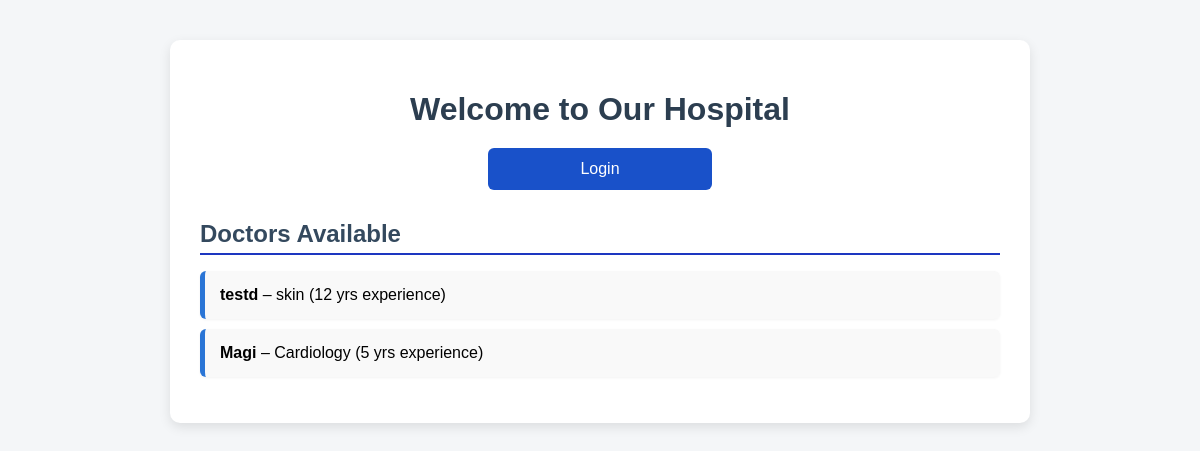
The page / on the database its author committed.
### tables this page shows
CREATE TABLE doctors (
            id INTEGER PRIMARY KEY AUTOINCREMENT,
            name TEXT NOT NULL,
            specialization TEXT NOT NULL,
            experience INTEGER NOT NULL,
            contact TEXT,
            available_slots INTEGER NOT NULL);

### app.py (the view)
@app.route('/')
def index():
    conn = get_db()
    cursor = conn.cursor()
    cursor.execute("SELECT name, specialization, experience FROM doctors")
    doctors = cursor.fetchall()
    conn.close()
    return render_template('index.html', doctors=doctors)

### app.py (called while the page is built)
@app.after_request
def add_cors_headers(response):
    response.headers['Access-Control-Allow-Origin'] = '*'
    response.headers['Access-Control-Allow-Methods'] = 'GET, POST, OPTIONS'
    response.headers['Access-Control-Allow-Headers'] = 'Content-Type, Authorization'
    return response

### db.py (called while the page is built)
def get_db():
    conn = sqlite3.connect(DATABASE)
    conn.row_factory = sqlite3.Row
    return conn

### templates/index.html (shortened to what this page needs)
<!DOCTYPE html>
<html lang="en">
<head>
</head>
<body>
    <div class="container">
        <h1>Welcome to Our Hospital</h1>
        <a href="/login" class="login-btn">Login</a>
        <h2>Doctors Available</h2>
        <ul>
            {% for doctor in doctors %}
                <li><strong>{{ doctor[0] }}</strong> – {{ doctor[1] }} ({{ doctor[2] }} yrs experience)</li>
            {% endfor %}
        </ul>
    </div>
</body>
</html>

### templates/index.html (style rules this page uses)
body { font-family: Arial, sans-serif; background-color: #f4f6f8; padding: 40px; margin: 0; }
.container { max-width: 800px; margin: auto; background-color: white; padding: 30px; border-radius: 10px; box-shadow: 0 4px 12px rgba(0, 0, 0, 0.1); }
h1 { text-align: center; color: #2c3e50; margin-bottom: 20px; }
h2 { color: #34495e; margin-top: 30px; margin-bottom: 15px; border-bottom: 2px solid #1d36c0; padding-bottom: 5px; }
a.login-btn { display: block; width: 200px; text-align: center; margin: 20px auto; background-color: #1951c9; color: white; text-decoration: none; padding: 12px; border-radius: 6px; font-size: 16px; transition: background-color 0.3s ease; }
ul { list-style-type: none; padding: 0; }
li { background-color: #f9f9f9; margin-bottom: 10px; padding: 15px; border-left: 5px solid #2a75d6; border-radius: 6px; box-shadow: 0 1px 3px rgba(0, 0, 0, 0.05); }

### rows shown on the page
doctors: name "testd", specialization "skin", experience "12"
doctors: name "Magi", specialization "Cardiology", experience "5"
